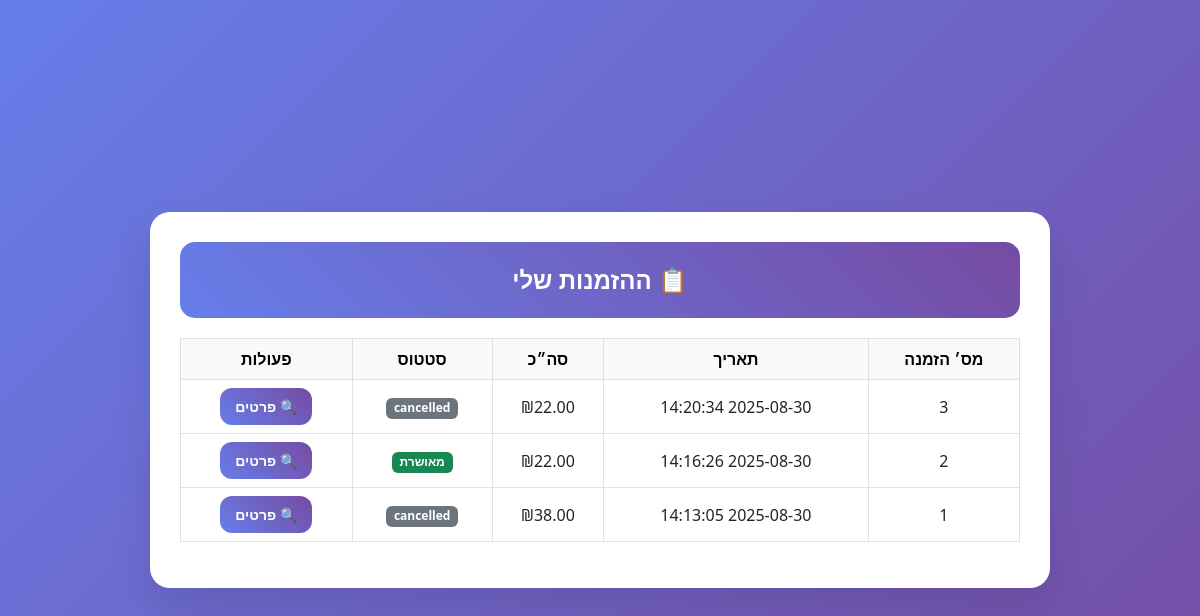
The app's page /my_orders (signed in) with its own data.
### tables this page shows
CREATE TABLE orders (
                id INTEGER PRIMARY KEY AUTOINCREMENT,
                customer_id INTEGER NOT NULL,
                order_number TEXT UNIQUE NOT NULL,
                total_amount REAL NOT NULL DEFAULT 0,
                status TEXT NOT NULL DEFAULT 'pending',
                delivery_address TEXT,
                delivery_phone TEXT,
                special_instructions TEXT,
                estimated_delivery TIMESTAMP,
                created_at TIMESTAMP DEFAULT CURRENT_TIMESTAMP,
                updated_at TIMESTAMP DEFAULT CURRENT_TIMESTAMP,
                FOREIGN KEY (customer_id) REFERENCES users (id)
            );

### app.py (the view)
@app.route('/my_orders')
def my_orders():
    if not require_login():
        flash('יש להתחבר כדי לצפות בהזמנות', 'warning')
        return redirect('/login')
    user = get_current_user()
    orders = db.get_orders_by_customer(user['id'])
    return render_template('my_orders.html', user=user, orders=orders)

### app.py (called while the page is built)
def get_current_user():
    user_id = session.get('user_id')
    if user_id:
        return db.get_user_by_id(user_id)
    return None

def require_login():
    return 'user_id' in session

### models/database.py (called while the page is built)
    def get_connection(self):
        conn = sqlite3.connect(self.db_path)
        conn.row_factory = sqlite3.Row  # מאפשר גישה לעמודות באמצעות שם
        return conn

    def get_user_by_id(self, user_id):
        conn = self.get_connection()
        cursor = conn.cursor()
        cursor.execute('''
            SELECT id, username, email, role, phone, address, created_at
            FROM users WHERE id = ? AND is_active = 1
        ''', (user_id,))
        user = cursor.fetchone()
        conn.close()
        return dict(user) if user else None

    def get_orders_by_customer(self, customer_id):
        conn = self.get_connection()
        cursor = conn.cursor()
        cursor.execute('''
            SELECT * FROM orders
            WHERE customer_id = ?
            ORDER BY created_at DESC
        ''', (customer_id,))
        orders = cursor.fetchall()
        conn.close()
        return [dict(order) for order in orders]

### templates/my_orders.html (shortened to what this page needs)
<!doctype html>
<html lang="he" dir="rtl">
<head>
  <link href="https://cdnjs.cloudflare.com/ajax/libs/bootstrap/5.3.0/css/bootstrap.min.css" rel="stylesheet">
</head>
<body>
  <div class="orders-card">
    <div class="orders-header">📋 ההזמנות שלי</div>
    {% if orders and orders|length > 0 %}
      <table class="table table-bordered align-middle">
        <thead class="table-light">
          <tr>
            <th>מס׳ הזמנה</th>
            <th>תאריך</th>
            <th>סה״כ</th>
            <th>סטטוס</th>
            <th>פעולות</th>
          </tr>
        </thead>
        <tbody>
          {% for order in orders %}
          <tr>
            <td>{{ order.id }}</td>
            <td>{{ order.created_at }}</td>
            <td>₪{{ '%.2f'|format(order.total_amount) }}</td>
            <td>
              {% if order.status == 'confirmed' %}
                <span class="badge bg-success">מאושרת</span>
              {% elif order.status == 'pending' %}
                <span class="badge bg-warning">בהמתנה</span>
              {% elif order.status == 'delivered' %}
                <span class="badge bg-info">נמסרה</span>
              {% else %}
                <span class="badge bg-secondary">{{ order.status }}</span>
              {% endif %}
            </td>
            <td>
              <a href="{{ url_for('order_details', order_id=order.id) }}" class="btn btn-primary btn-sm">
                🔍 פרטים
              </a>
            </td>
          </tr>
          {% endfor %}
        </tbody>
      </table>
    {% else %}
      <div class="text-center p-4">
        <h5>עדיין לא ביצעת הזמנות 😢</h5>
        <a href="{{ url_for('menu') }}" class="btn btn-primary mt-3">🍰 לעיון בתפריט</a>
      </div>
    {% endif %}
  </div>
</body>
</html>

### templates/my_orders.html (style rules this page uses)
body { background: linear-gradient(135deg, #667eea 0%, #764ba2 100%); min-height: 100vh; display: flex; align-items: center; justify-content: center; padding: 20px; font-family: 'Segoe UI', Tahoma, sans-serif; }
.orders-card { max-width: 900px; width: 100%; background: #fff; border-radius: 20px; box-shadow: 0 20px 40px rgba(0,0,0,0.1); padding: 30px; animation: fadeIn 0.6s ease; }
.orders-header { text-align: center; background: linear-gradient(45deg, #667eea, #764ba2); color: white; padding: 20px; border-radius: 15px; margin-bottom: 20px; font-size: 1.5rem; font-weight: bold; }
table th, table td { text-align: center; vertical-align: middle; }
.btn-primary { background: linear-gradient(45deg, #667eea, #764ba2); border: none; border-radius: 12px; padding: 8px 15px; font-weight: bold; }

### records on screen
orders: id "3", created_at "2025-08-30 14:20:34", total_amount "22.00", status "cancelled"
orders: id "2", created_at "2025-08-30 14:16:26", total_amount "22.00", status "מאושרת"
orders: id "1", created_at "2025-08-30 14:13:05", total_amount "38.00", status "cancelled"
